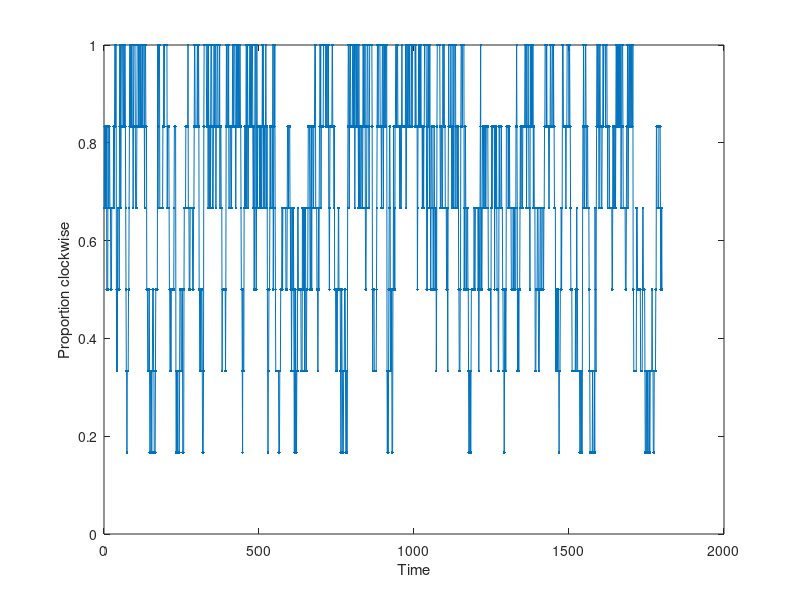

Write the MATLAB code that produced this figure.

clear variables

%%%%% Parameters of the simulation %%%%%
plot_simulation = false; % Bolean to plot or not the simulation
N_fish = 5; % Number of fish
N_robot = 1; % Number of robot
deg_vision = 120; % determine the vision in the ring of the agents in degree (120 => they can see 1/3 of the ring in front of them)
co = .9; % Probability to follow the model or to switch heading ("obedience to the heading model")
cv = 0.901; % Probability to stay in the current cell
Max_neighbors = 3; % Maximal number of influencing neighbors
time_simulation = 1800; % Duration of the simulation
C_T = 40; % Number of cells in the ring
Heading_robot = -1; % direction of the robot (-1 is clockwise)
P_move_robot = 1; % probability of the robot to move in next cell


%%%%% Derived parameters %%%%%

N_agents = N_fish + N_robot; % Number of agents
cell_degree = 360/C_T; % degree by cell
C_P = ceil(deg_vision/cell_degree); % number of cells to look for neighbors in front of the agent current cell

%%%%% Variable agent %%%%%

Heading = sign(randn(1, N_agents)); % Current heading of the agents (-1 or 1)
New_Heading = zeros(1, N_agents); % Store the next heading of the agents
Position = floor(rand(1,N_agents)*C_T); % Position of the agents

%%%%% Save matrices %%%%%

save_Position = zeros(time_simulation, N_agents); % Record the position of the agents
save_Heading = zeros(time_simulation, N_agents); % Record the heading of the agents
save_Polarity = zeros(time_simulation, 1); % Record the polarity of the shoal


%%%%% Simulation %%%%%

for t = 1 : 1 : time_simulation % time loop

    for i = 1 : 1 : N_agents % loop for all agents

        Neighborhood = mod(Position(i) : Heading(i) : Position(i) + Heading(i)*C_P , C_T); % Select the cells to look for potential neighbors of agent i

        Sum_Heading = 0; % sum of heading of neihbors (for equation 2.1)
        n_neighbors = 0; % number of neighbors

        for j = 1 : 1 : C_P+1 % check in successive cells for neighbors

            neighbors = find(Position == Neighborhood(j)); % check for neighbors in cell j
            neighbors(neighbors==i) = []; % delete itself from the neighbors

            if isempty(neighbors) == 0 % if there is a least one neighbor

                neighbors = neighbors(randperm(length(neighbors))); % shuffle the neighbors

                for k = 1 : 1 : length(neighbors) % select them successively
                    n_neighbors = n_neighbors + 1; % increment the number of influential neighbor

                    Sum_Heading = Sum_Heading + Heading( neighbors(k) ); % increment the sum of heading of neihbors (for equation 2.1)

                    if n_neighbors == Max_neighbors % if the maximum number of neighbor is reached -> exit the loop
                        break
                    end
                end
            end

            if n_neighbors == Max_neighbors % if the maximum number of neighbor is reached -> exit the loop
                break
            end
        end

        % Compute equation 2.1
        New_Heading(i) = Heading(i) + Sum_Heading; % add the heading of the focal agent

        if New_Heading(i) == 0
            New_Heading(i) = Heading(i); % if the sum is 0, the previous heading dominates
        else
            New_Heading(i) = sign(New_Heading(i)); % I use the sign function rather than dividing by the norm, it gives the same answer
        end

    end

    save_Position(t,:) = Position; % record the position before update
    save_Heading(t,:) = Heading; % record the heading before update

    New_Heading(1:N_robot) = Heading_robot; % set the heading of the robots

    save_Polarity(t, 1) = abs(sum(Heading))/N_agents; % compute and save the polarity

    rand_Heading = double(rand(1, N_agents)<co); % Probability to follow the model or to switch
    rand_Heading(rand_Heading==0) = -1; % For those that switch, set to -1 to reverse their heading
    rand_Heading(1:N_robot) = 1; % keep the heading of the robot
    Heading = New_Heading .* rand_Heading; % Update the heading

    rand_move = rand(1,N_agents)<(1-cv); % Probability to move in this time step
    rand_move(1:N_robot) = P_move_robot; % the robots always move

    Position = mod(Position + Heading .* rand_move , C_T); % Update the position
end


%%%%% Plot simulation %%%%%

if plot_simulation == 1

    th = linspace(0,2*pi,100);
    r1 = 50+zeros(size(th));
    r2 = 50+N_agents+1+zeros(size(th));

    th2 = linspace(0 + (2*pi)/(2*C_T),2*pi - (2*pi)/(2*C_T),C_T);
    r3 = 50+zeros(size(th2));
    r4 = 50+N_agents+1+zeros(size(th2));

    if N_robot > 0
        for t = 1 : 1 : time_simulation
            polarplot(th,r1, 'b')
            hold on
            polarplot(th,r2, 'b')
            polarplot([th2;th2],[r3;r4],'--b')
            polar_robot = polarplot(deg2rad(save_Position(t,1:N_robot)*cell_degree),50+(1:N_robot),'.r', 'MarkerSize', 14);
            polar_fish = polarplot(deg2rad(save_Position(t,1+N_robot:N_agents)*cell_degree),50+(1+N_robot:N_agents),'.b', 'MarkerSize', 14);
            hold off
            grid off
            pax = gca;
            thetaticks(linspace(0,360 - 360/(C_T),C_T))
            thetaticklabels(0:C_T-1)
            pax.RTickLabels = [];
            legend([polar_robot,polar_fish],'Robot', 'Fish')
            drawnow
            pause(.1)
        end
    else
        for t = 1 : 1 : time_simulation
            polarplot(th,r1, 'b')
            hold on
            polarplot(th,r2, 'b')
            polarplot([th2;th2],[r3;r4],'--b')
            polarplot(deg2rad(save_Position(t,:)*cell_degree),50+(1:N_agents),'.b', 'MarkerSize', 10)
            hold off
            grid off
            pax = gca;
            thetaticks(linspace(0,360 - 360/(C_T),C_T))
            thetaticklabels(0:C_T-1)
            pax.RTickLabels = [];
            drawnow
            pause(.1)
        end
    end
end

%%%%% Proportion clockwise %%%%%

figure
plot(sum(save_Heading==-1,2)/N_agents,'.-')
ylim([0 1])
xlabel('Time')
ylabel('Proportion clockwise')
